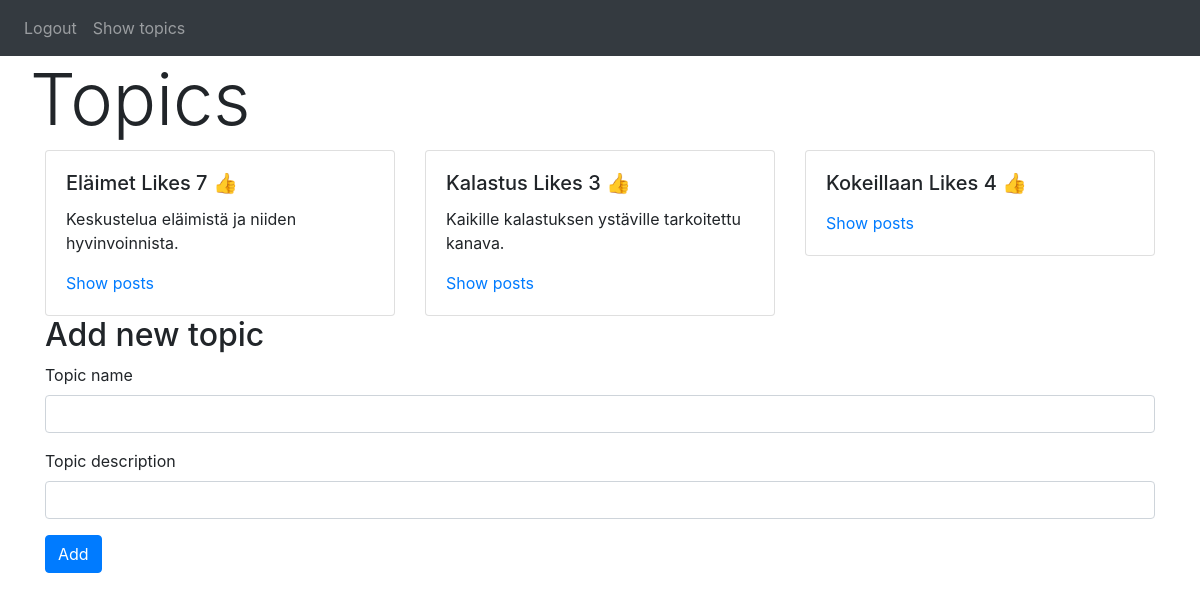
/show_topics.php (signed in), run on the app's committed database.
### tables this page shows
CREATE TABLE `categories` (
  `id` int(10) unsigned NOT NULL AUTO_INCREMENT,
  `name` varchar(45) DEFAULT NULL,
  `description` varchar(255) DEFAULT NULL,
  `likes` int(11) DEFAULT 0,
  PRIMARY KEY (`id`)
);

### show_topics.php (the view, shortened to what this page needs)
<?php
include 'layout/header.php';
require_once 'pdo_connect.php';
try {
    $stmt = $conn->prepare("SELECT id, name, description, likes FROM categories");
    $stmt->execute();
    $rows = $stmt->fetchAll(); ?>
    <div class="row">
        <h1 class="display-3">Topics</h1>
    </div>
    <div class="row">
        <?php foreach ($rows as $row): ?>
            <div class="col-sm">
                <div class="card">
                    <div class="card-body">
                        <h5 class="card-title">
                            <?php echo $row['name']; ?>
                            Likes
                                <span id="like-<?php echo $row['id']; ?>">
                                    <?php echo $row['likes']; ?>
                                </span>
                                <span class="cursor-pointer"
                                  onclick="like('categories', <?php echo $row['id']; ?>)">
                                    &#128077;
                                </span>
                        </h5>
                        <p class="card-text"><?php echo $row['description']; ?></p>
                        <a href="show_posts.php?topic_id=<?php echo $row['id']; ?>" class="card-link">Show posts</a>
                    </div>
                </div>
            </div>
        <?php endforeach; ?>
    </div><?php
}
catch(PDOException $e) {
    echo "Error: " . $e->getMessage();
}
?>
    <div class="row">
        <div class="col">
            <h2>Add new topic</h2>
            <form action="add_topic.php" method="post">
                <div class="form-group">
                    <label for="topic_name">Topic name </label>
                    <input class="form-control" type="text" name="topic_name" id="topic_name">
                </div>
                <div class="form-group">
                    <label for="topic_description">Topic description </label>
                    <input class="form-control" type="text" name="topic_description" id="topic_description">
                </div>
                <input class="btn btn-primary" type="submit" name="save_btn" value="Add">
            </form>
        </div>
    </div>
<?php
include 'layout/footer.php'; ?>

### layout/header.php (style rules this page uses)
.cursor-pointer { cursor: pointer; }

### data on the page
categories: name "Eläimet", likes "7", description "Keskustelua eläimistä ja niiden hyvinvoinnista."
categories: name "Kalastus", likes "3", description "Kaikille kalastuksen ystäville tarkoitettu kanava."
categories: name "Kokeillaan", likes "4"
